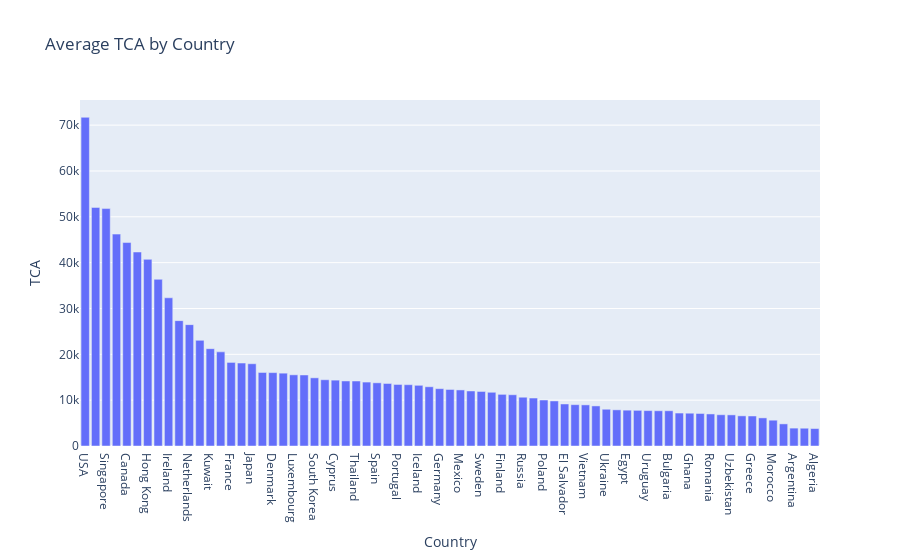
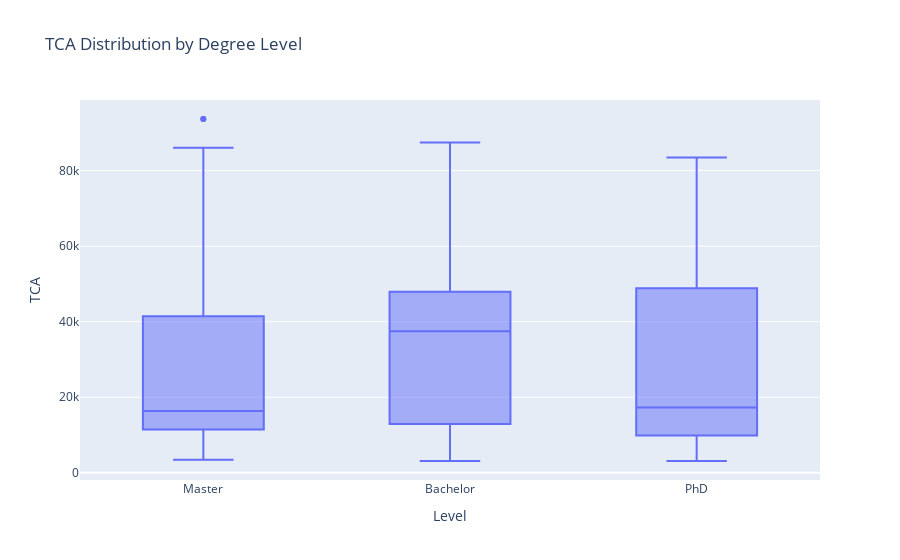

The notebook cell these images were saved under, in order:
### Markdown cell above
Visualizing TCA by Country and Degree Level

### Code cell
import plotly.express as px

# Average TCA by Country
avg_tca_country = df.groupby('Country')['TCA'].mean().reset_index()
fig = px.bar(avg_tca_country.sort_values(by='TCA', ascending=False), x='Country', y='TCA', title='Average TCA by Country')
fig.show()

# TCA by Level
fig = px.box(df, x='Level', y='TCA', title='TCA Distribution by Degree Level')
fig.show()

### Figure 1 — Plotly figure (JSON) as saved in the notebook; plotly's stock layout.template omitted (floating-point values rounded to 4 significant figures)
{"data": [{"hovertemplate": "Country=%{x}<br>TCA=%{y}<extra></extra>", "legendgroup": "", "marker": {"color": "#636efa", "pattern": {"shape": ""}}, "name": "", "orientation": "v", "showlegend": false, "textposition": "auto", "type": "bar", "x": ["USA", "Australia", "Singapore", "UK", "Canada", "New Zealand", "Hong Kong", "UAE", "Ireland", "Israel", "Netherlands", "Switzerland", "Kuwait", "Lebanon", "France", "Czech Republic", "Japan", "Italy", "Denmark", "Bahrain", "Luxembourg", "China", "South Korea", "Belgium", "Cyprus", "Taiwan", "Thailand", "Saudi Arabia", "Spain", "South Africa", "Portugal", "Norway", "Iceland", "Malaysia", "Germany", "Panama", "Mexico", "Austria", "Sweden", "Ecuador", "Finland", "Peru", "Russia", "Hungary", "Poland", "Slovenia", "El Salvador", "Dominican Republic", "Vietnam", "Croatia", "Ukraine", "Indonesia", "Egypt", "Nigeria", "Uruguay", "Colombia", "Bulgaria", "Iran", "Ghana", "Brazil", "Romania", "Turkey", "Uzbekistan", "Serbia", "Greece", "India", "Morocco", "Bangladesh", "Argentina", "Tunisia", "Algeria"], "xaxis": "x", "y": [71710.0, 52050.0, 51800.0, 46220.0, 44390.0, 42320.0, 40720.0, 36360.0, 32330.0, 27350.0, 26480.0, 23050.0, 21230.0, 20540.0, 18230.0, 18100.0, 17940.0, 16040.0, 16010.0, 15890.0, 15530.0, 15490.0, 14870.0, 14450.0, 14370.0, 14190.0, 14180.0, 13950.0, 13780.0, 13640.0, 13430.0, 13380.0, 13240.0, 12920.0, 12510.0, 12330.0, 12230.0, 12000.0, 11900.0, 11720.0, 11270.0, 11180.0, 10640.0, 10460.0, 10030.0, 9830.0, 9170.0, 9016.0, 8970.0, 8743.0, 8020.0, 7889.0, 7820.0, 7780.0, 7724.0, 7690.0, 7690.0, 7190.0, 7154.0, 7094.0, 6993.0, 6820.0, 6790.0, 6578.0, 6547.0, 6132.0, 5630.0, 4824.0, 3903.0, 3880.0, 3804.0], "yaxis": "y"}], "layout": {"barmode": "relative", "legend": {"tracegroupgap": 0}, "title": {"text": "Average TCA by Country"}, "xaxis": {"anchor": "y", "domain": [0, 1], "title": {"text": "Country"}}, "yaxis": {"anchor": "x", "domain": [0, 1], "title": {"text": "TCA"}}}}

### Figure 2 — Plotly figure (JSON) as saved in the notebook; plotly's stock layout.template omitted (floating-point values rounded to 4 significant figures; data arrays with more than 128 entries replaced by an {"elided": "..."} marker saying what was removed)
{"data": [{"alignmentgroup": "True", "hovertemplate": "Level=%{x}<br>TCA=%{y}<extra></extra>", "legendgroup": "", "marker": {"color": "#636efa"}, "name": "", "notched": false, "offsetgroup": "", "orientation": "v", "showlegend": false, "type": "box", "x": {"elided": "907 str values"}, "x0": " ", "xaxis": "x", "y": {"elided": "907 int values"}, "y0": " ", "yaxis": "y"}], "layout": {"boxmode": "group", "legend": {"tracegroupgap": 0}, "title": {"text": "TCA Distribution by Degree Level"}, "xaxis": {"anchor": "y", "domain": [0, 1], "title": {"text": "Level"}}, "yaxis": {"anchor": "x", "domain": [0, 1], "title": {"text": "TCA"}}}}
